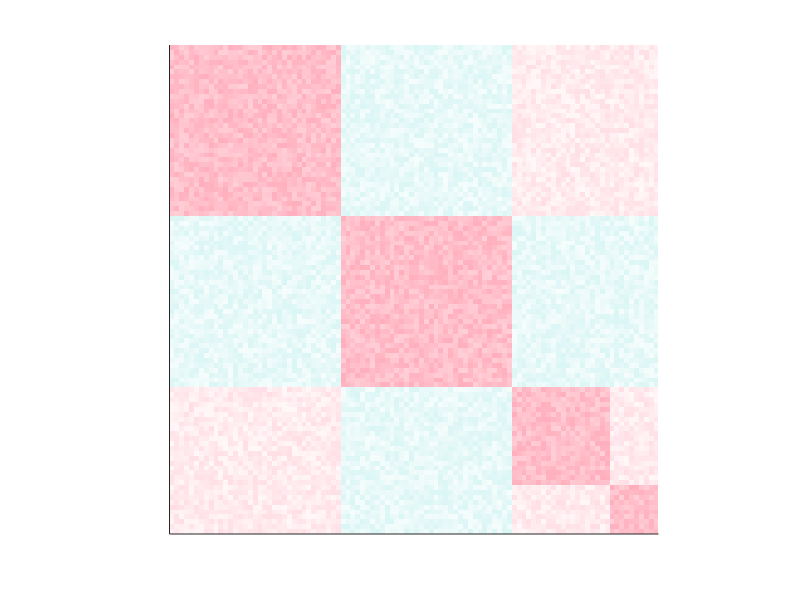

MATLAB code to generate this figure:
% prepare data for figures
%% Figure 2
% 2A: FC matrix
% Define cluster sizes and total matrix size
cluster_sizes = [35, 35, 20, 10];
n = sum(cluster_sizes);  % should be 100

% Pre-allocate matrix
M = zeros(n, n);

% Determine indices for each cluster
idx = cell(4,1);
start_idx = 1;
for k = 1:4
    idx{k} = start_idx:(start_idx + cluster_sizes(k) - 1);
    start_idx = start_idx + cluster_sizes(k);
end

% Fill matrix with baseline values according to specified rules
for i = 1:4
    for j = i:4  % Only fill upper triangular part
        if i == j
            % Within cluster: values in [0.6, 1]
            block = 0.6 + (1 - 0.6) * rand(length(idx{i}), length(idx{i}));
        else
            % Between clusters:
            if ( (i == 1 && j == 3) || (i == 1 && j == 4) || (i == 3 && j == 4) )
                % For these specific pairs: values in [0.1, 0.4]
                block = 0.1 + (0.4 - 0.1) * rand(length(idx{i}), length(idx{j}));
            else
                % For all other between-cluster pairs: values in [-0.4, -0.1]
                block = -0.4 + ((-0.1) - (-0.4)) * rand(length(idx{i}), length(idx{j}));
            end
        end
        % Place the block in the upper triangular section
        M(idx{i}, idx{j}) = block;
        % Ensure symmetry by mirroring the block to the lower triangular section
        M(idx{j}, idx{i}) = block';
    end
end


% Visualize the matrix using a heatmap
figure;
imagesc(M);
axis square;                     % Force the heatmap to be square
set(gca, 'XTick', [], 'YTick', []);  % Remove tick marks
set(gca, 'box', 'off');          % Remove the box around the axes

% Define hex colors and convert them to normalized RGB values
lower_color = [hex2dec('A0'), hex2dec('E7'), hex2dec('E5')] / 255; % for -1
upper_color = [hex2dec('FF'), hex2dec('AE'), hex2dec('BC')] / 255; % for 1
mid_color   = [1, 1, 1];  % white for 0

% Create a diverging colormap
nColors = 256;  % Total number of colors in the colormap
nHalf   = floor(nColors/2);

% Interpolate from lower_color to mid_color
cmap_lower = [linspace(lower_color(1), mid_color(1), nHalf)', ...
              linspace(lower_color(2), mid_color(2), nHalf)', ...
              linspace(lower_color(3), mid_color(3), nHalf)'];
          
% Interpolate from mid_color to upper_color
cmap_upper = [linspace(mid_color(1), upper_color(1), nColors - nHalf)', ...
              linspace(mid_color(2), upper_color(2), nColors - nHalf)', ...
              linspace(mid_color(3), upper_color(3), nColors - nHalf)'];

custom_cmap = [cmap_lower; cmap_upper];

% Apply the custom colormap and adjust color limits
colormap(custom_cmap);
caxis([-1 1]);  % Ensures that -1 maps to the lower_color and 1 to the upper_color

